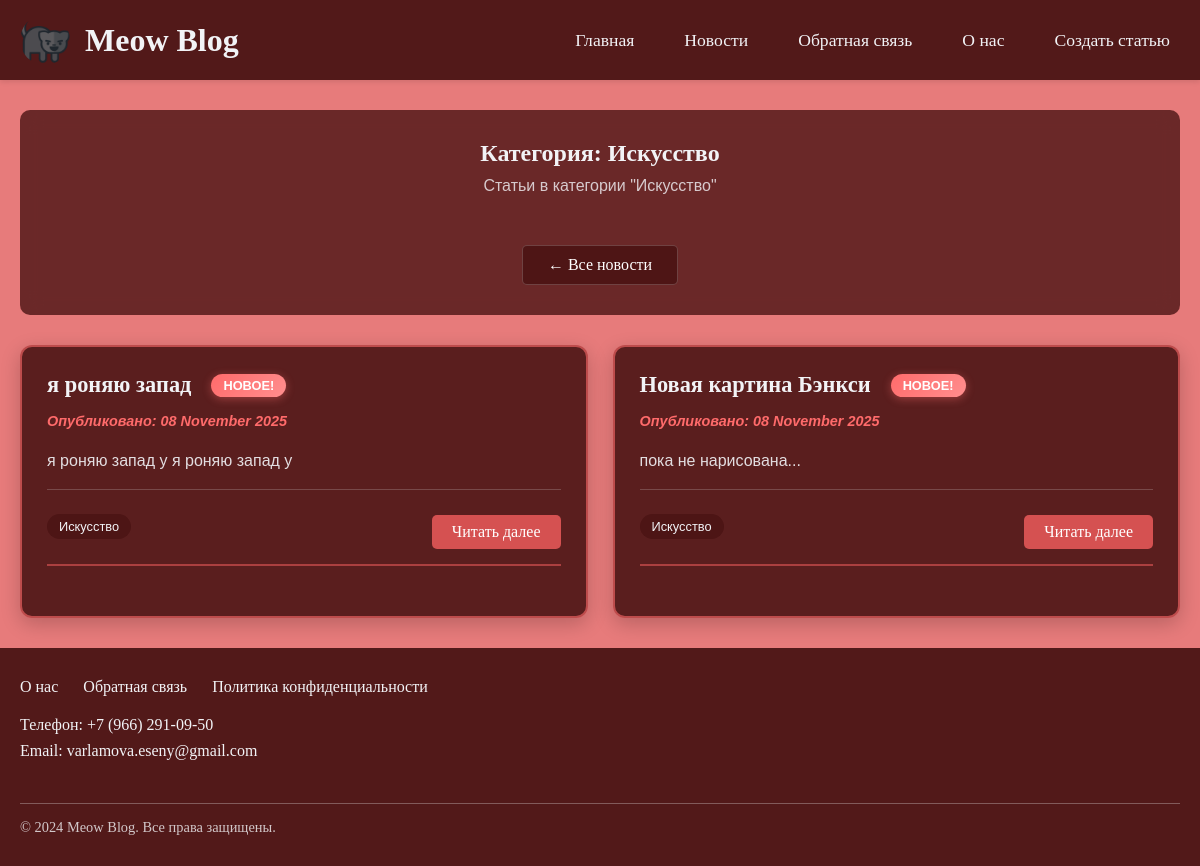
The app's page /category/Искусство, older data.
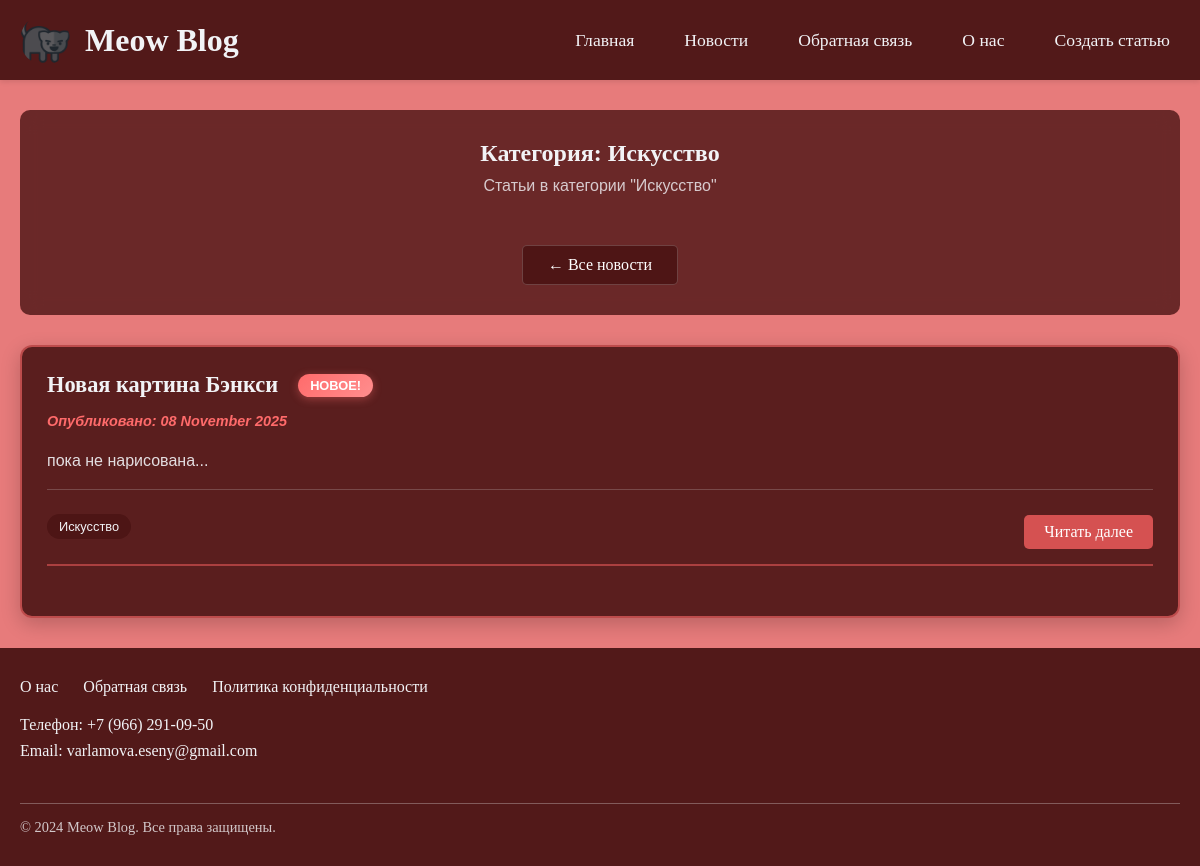
The same page, newer data.
### main.py (models this page shows, shortened)
class Article(db.Model):
    __tablename__ = 'articles'
    id = db.Column(db.Integer, primary_key=True)
    title = db.Column(db.String(200), nullable=False)
    text = db.Column(db.Text, nullable=False)
    created_date = db.Column(db.DateTime, default=get_local_datetime)  # ИСПРАВЛЕНО: используем локальную функцию
    category = db.Column(db.String(50), nullable=False, default='Разное')
    excerpt = db.Column(db.Text)
    user_id = db.Column(db.Integer, db.ForeignKey('users.id'), nullable=False)
    comments = db.relationship('Comment', backref='article', lazy=True, cascade='all, delete-orphan')

### main.py (the view)
@app.route('/category/<category_name>')
def category_news(category_name):
    articles = Article.query.filter_by(category=category_name).order_by(Article.created_date.desc()).all()
    return render_template('category_news.html',
                           articles=[article_to_dict(article) for article in articles],
                           category_name=category_name,
                           is_today_article=is_today_article,
                           current_date=date.today())

### main.py (called while the page is built)
def article_to_dict(article):
    return {
        'id': article.id,
        'title': article.title,
        'date': article.created_date.strftime('%d %B %Y'),
        'excerpt': article.excerpt or article.text[:100] + '...',
        'content': f'<p>{article.text}</p>',
        'author_id': article.user_id,
        'category': article.category
    }

def is_today_article(article_date):
    try:
        if isinstance(article_date, str):
            article_datetime = datetime.strptime(article_date, '%d %B %Y')
            return article_datetime.date() == date.today()
        elif isinstance(article_date, datetime):
            return article_date.date() == date.today()
        return False
    except (ValueError, AttributeError) as e:
        print(f"Ошибка при проверке даты: {e}")
        return False

### templates/category_news.html (shortened to what this page needs)
{% extends "base.html" %}
{% block content %}
<div class="category-news">
    <div class="category-header">
        <h2>Категория: {{ category_name }}</h2>
        <p>Статьи в категории "{{ category_name }}"</p>
        <a href="{{ url_for('news') }}" class="back-to-news">← Все новости</a>
    </div>
    {% if articles %}
    <div class="news-list">
        {% for article in articles %}
        <article class="news-item {% if is_today_article(article.date) %}today{% endif %}">
            <div class="news-header">
                <div class="news-title-wrapper">
                    <h3>{{ article.title }}</h3>
                    {% if is_today_article(article.date) %}
                    <span class="new-badge">Новое!</span>
                    {% endif %}
                </div>
            </div>
            <p class="news-date {% if is_today_article(article.date) %}today{% endif %}">
                Опубликовано: {{ article.date }}
            </p>
            <p class="news-excerpt">{{ article.excerpt }}</p>
            <div class="article-meta">
                <span class="article-category-badge">{{ article.category }}</span>
                <a href="{{ url_for('news_article', id=article.id) }}" class="read-more">Читать далее</a>
            </div>
        </article>
        {% endfor %}
    </div>
    {% else %}
    <div class="no-articles">
        <p>В категории "{{ category_name }}" пока нет статей.</p>
        <a href="{{ url_for('create_article') }}" class="back-link">Создать первую статью</a>
    </div>
    {% endif %}
</div>
{% endblock %}

### templates/base.html (shortened to what this page needs)
<!DOCTYPE html>
<html lang="ru">
<head>
    <link rel="stylesheet" href="{{ url_for('static', filename='style.css') }}">
</head>
<body>
    <header class="header">
        <div class="header-container">
            <div class="logo">
                <img src="{{ url_for('static', filename='cat.png') }}" alt="Meow Blog">
                <h1>Meow Blog</h1>
            </div>
            <nav class="main-nav">
                <ul>
                    <li><a href="{{ url_for('index') }}">Главная</a></li>
                    <li><a href="{{ url_for('news') }}">Новости</a></li>
                    <li><a href="{{ url_for('feedback') }}">Обратная связь</a></li>
                    <li><a href="{{ url_for('about') }}">О нас</a></li>
                    <li><a href="{{ url_for('create_article') }}" {% if request.endpoint == 'create_article' %}class="active"{% endif %}>Создать статью</a></li>
                </ul>
            </nav>
        </div>
    </header>
    <main class="main-content">
        <div class="container">
            {% block content %}
            {% endblock %}
        </div>
    </main>
    <footer class="site-footer">
        <div class="footer-container">
            <nav class="footer-nav">
                <ul>
                    <li><a href="{{ url_for('about') }}">О нас</a></li>
                    <li><a href="{{ url_for('feedback') }}">Обратная связь</a></li>
                    <li><a href="/privacy/">Политика конфиденциальности</a></li>
                </ul>
            </nav>
            <div class="footer-contacts">
                <ul>
                    <li><a href="tel:+79662910950">Телефон: +7 (966) 291-09-50</a></li>
                    <li><a href="mailto:varlamova.eseny@gmail.com">Email: varlamova.eseny@gmail.com</a></li>
                </ul>
            </div>
            <div class="footer-copyright">
                <p>&copy; 2024 Meow Blog. Все права защищены.</p>
            </div>
        </div>
    </footer>
</body>
</html>

Row changes from the older to the newer data that the page shows:
removed Article: title "я роняю запад", date "08 November 2025", excerpt "я роняю запад у я роняю запад у", category "Искусство"
removed Article: title "Новая картина Бэнкси", date "08 November 2025", excerpt "пока не нарисована...", category "Искусство"
added Article: category "Искусство", title "Новая картина Бэнкси", date "08 November 2025", excerpt "пока не нарисована..."
Text that changed along with them:
{{ category_name }}: "Искусство" → (not shown)
